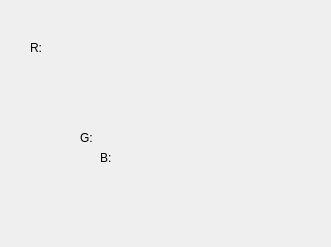
<?xml version="1.0" encoding="UTF-8"?>
<ui version="4.0">
 <class>TransparencyColour</class>
 <widget class="QMainWindow" name="TransparencyColour">
  <property name="geometry">
   <rect>
    <x>0</x>
    <y>0</y>
    <width>331</width>
    <height>247</height>
   </rect>
  </property>
  <property name="windowTitle">
   <string>MainWindow</string>
  </property>
  <widget class="QWidget" name="centralwidget">
   <widget class="QLabel" name="label">
    <property name="geometry">
     <rect>
      <x>30</x>
      <y>40</y>
      <width>49</width>
      <height>16</height>
     </rect>
    </property>
    <property name="text">
     <string>R:</string>
    </property>
   </widget>
   <widget class="QLabel" name="label_2">
    <property name="geometry">
     <rect>
      <x>80</x>
      <y>130</y>
      <width>49</width>
      <height>16</height>
     </rect>
    </property>
    <property name="text">
     <string>G:</string>
    </property>
   </widget>
   <widget class="QLabel" name="label_3">
    <property name="geometry">
     <rect>
      <x>100</x>
      <y>150</y>
      <width>49</width>
      <height>16</height>
     </rect>
    </property>
    <property name="text">
     <string>B:</string>
    </property>
   </widget>
  </widget>
 </widget>
 <resources/>
 <connections/>
</ui>
